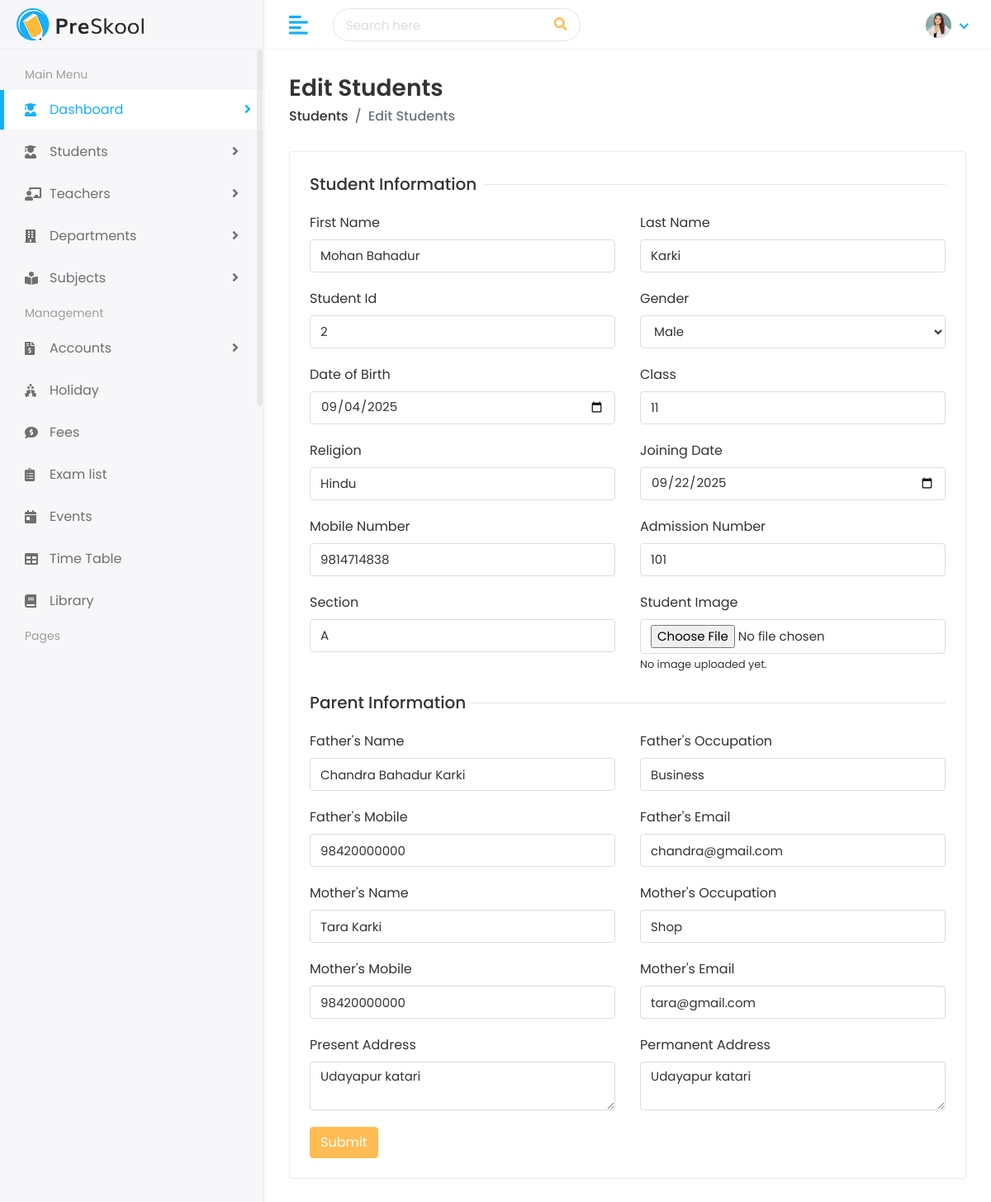
The page /student/edit/mohan-bahadur-karki/ on the database as committed earlier.
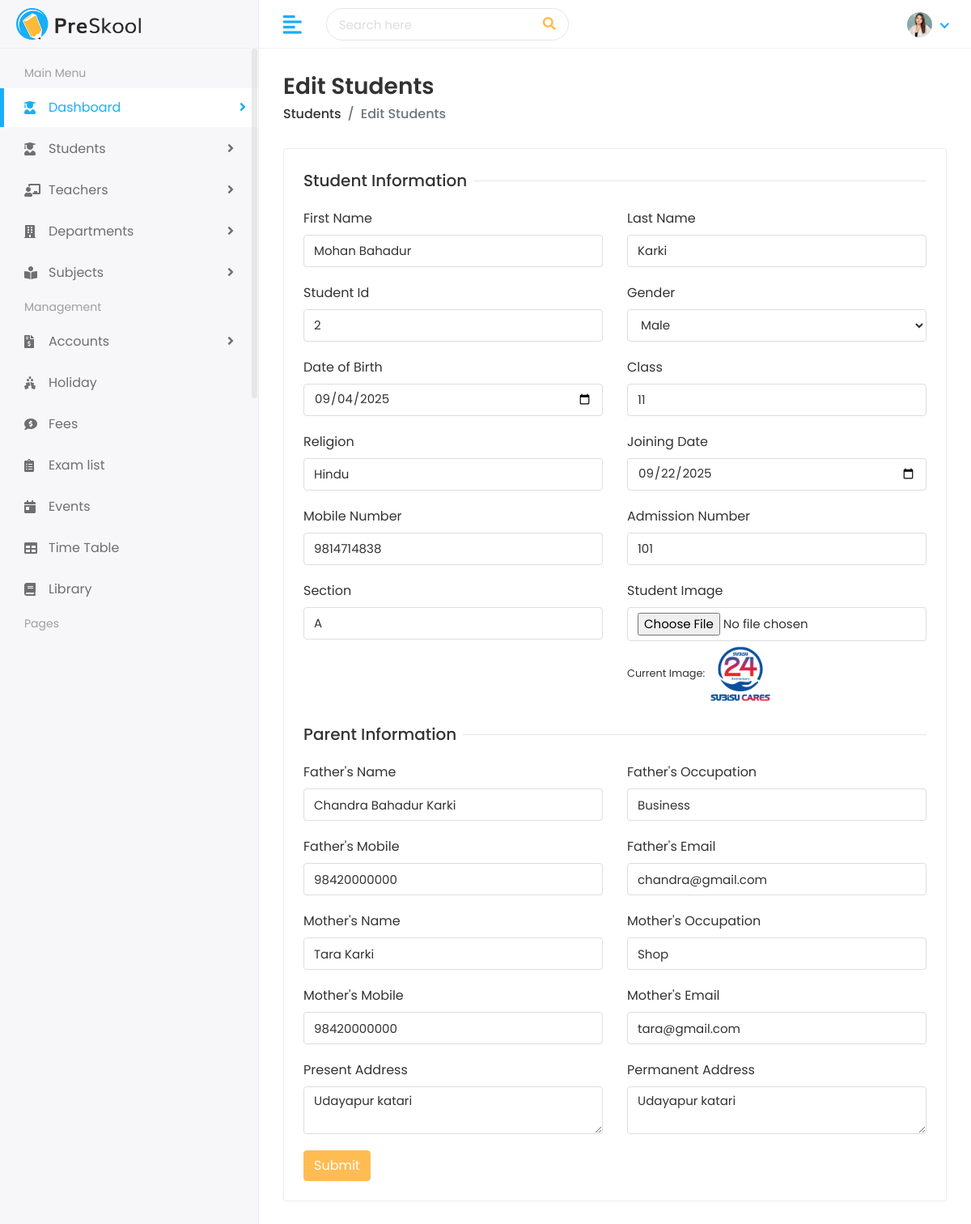
The same page on the database as committed later.
### student/models.py (models this page shows, shortened)
class Student(models.Model):
    first_name = models.CharField(max_length=100)
    last_name = models.CharField(max_length=100)
    student_id = models.CharField(max_length=20)
    gender = models.CharField(max_length=10, choices=[('Male', 'Male'), ('Female', 'Female'), ('Others', 'Others')])
    date_of_birth = models.DateField()
    student_class = models.CharField(max_length=50)
    religion = models.CharField(max_length=50)
    joining_date = models.DateField()
    mobile_number = models.CharField(max_length=15)
    admission_number = models.CharField(max_length=20)
    section = models.CharField(max_length=10)
    student_image = models.ImageField(upload_to='students/', blank=True, default='assets/img/profiles/default-avatar.jpg')
    parent = models.OneToOneField(Parent, on_delete=models.CASCADE)
    slug = models.SlugField(max_length=255, unique=True, blank=True)

### student/views.py (the view, shortened to what this page needs)
# urls.py: path('edit/<str:slug>/', views.edit_student, name='edit_student'),
def edit_student(request,slug):
    student = get_object_or_404(Student, slug=slug)
    parent = student.parent if hasattr(student, 'parent') else None
    return render(request, "students/edit-student.html",{'student':student, 'parent':parent} )

### templates/students/edit-student.html (shortened to what the changed rows need)
{% extends 'Home/base.html' %}
{% load static %}
{% block body %}
<div class="page-wrapper">
    <div class="content container-fluid">
        <div class="row">
            <div class="col-sm-12">
                <div class="card">
                    <div class="card-body">
                        <form method="POST" enctype="multipart/form-data">
                            <div class="row">
                                <div class="col-12 col-sm-6">
                                    <div class="form-group">
                                        <label>First Name</label>
                                        <input type="text" name="first_name" class="form-control" value="{{ student.first_name }}">
                                    </div>
                                </div>
                                <div class="col-12 col-sm-6">
                                    <div class="form-group">
                                        <label>Last Name</label>
                                        <input type="text" name="last_name" class="form-control" value="{{ student.last_name }}">
                                    </div>
                                </div>
                                <div class="col-12 col-sm-6">
                                    <div class="form-group">
                                        <label>Student Id</label>
                                        <input type="text" name="student_id" class="form-control" value="{{ student.student_id }}">
                                    </div>
                                </div>
                                <div class="col-12 col-sm-6">
                                    <div class="form-group">
                                        <label>Gender</label>
                                        <select name="gender" class="form-control">
                                            <option value="Male" {% if student.gender == 'Male' %}selected{% endif %}>Male</option>
                                        </select>
                                    </div>
                                </div>
                                <div class="col-12 col-sm-6">
                                    <div class="form-group">
                                        <label>Date of Birth</label>
                                        <input type="date" name="date_of_birth" class="form-control" value="{{ student.date_of_birth|date:'Y-m-d' }}">
                                    </div>
                                </div>
                                <div class="col-12 col-sm-6">
                                    <div class="form-group">
                                        <label>Class</label>
                                        <input type="text" name="student_class" class="form-control" value="{{ student.student_class }}">
                                    </div>
                                </div>
                                <div class="col-12 col-sm-6">
                                    <div class="form-group">
                                        <label>Religion</label>
                                        <input type="text" name="religion" class="form-control" value="{{ student.religion }}">
                                    </div>
                                </div>
                                <div class="col-12 col-sm-6">
                                    <div class="form-group">
                                        <label>Joining Date</label>
                                        <input type="date" name="joining_date" class="form-control" value="{{ student.joining_date|date:'Y-m-d' }}">
                                    </div>
                                </div>
                                <div class="col-12 col-sm-6">
                                    <div class="form-group">
                                        <label>Mobile Number</label>
                                        <input type="text" name="mobile_number" class="form-control" value="{{ student.mobile_number }}">
                                    </div>
                                </div>
                                <div class="col-12 col-sm-6">
                                    <div class="form-group">
                                        <label>Admission Number</label>
                                        <input type="text" name="admission_number" class="form-control" value="{{ student.admission_number }}">
                                    </div>
                                </div>
                                <div class="col-12 col-sm-6">
                                    <div class="form-group">
                                        <label>Section</label>
                                        <input type="text" name="section" class="form-control" value="{{ student.section }}">
                                    </div>
                                </div>
                                <div class="col-12 col-sm-6">
                                    <div class="form-group">
    <label>Student Image</label>
    <input type="file" name="student_image" class="form-control">
    {% if student.student_image and student.student_image.name %}
        <small>Current Image: <img src="{{ student.student_image.url }}" alt="Student Image" width="80"></small>
    {% else %}
        <small>No image uploaded yet.</small>
    {% endif %}
</div>
                                </div>
                            </div>
                        </form>
                    </div>
                </div>
            </div>
        </div>
    </div>
</div>
{% endblock %}

Rows that differ between the two databases and show on the page:
changed Student "Mohan Bahadur": student_image empty → "students/calendar.png" (drawn); student_image: picture added
Other text that changed with them:
text no longer shown: "No image uploaded yet."
text now shown: "Current Image:"
